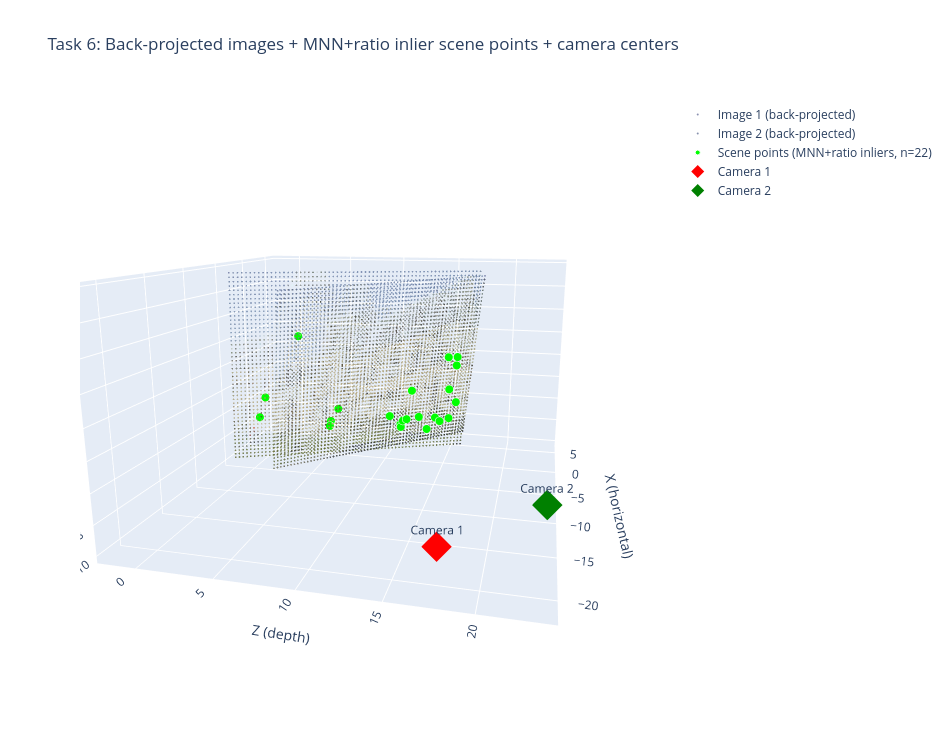

Source (notebook cell):
### Code cell
# ── Task 6e: Interactive 3D visualization — improved inlier scene points ──────
fig6 = go.Figure()

X1_bp6, c1_6 = back_project_image(P1, img1_rgb, points3d_gt, subsample=8)
px, py, pz = w2p(X1_bp6)
fig6.add_trace(go.Scatter3d(x=px, y=py, z=pz, mode='markers',
    marker=dict(size=1, color=c1_6, opacity=0.7),
    name='Image 1 (back-projected)'))

X2_bp6, c2_6 = back_project_image(P2, img2_rgb, points3d_gt, subsample=8)
px, py, pz = w2p(X2_bp6)
fig6.add_trace(go.Scatter3d(x=px, y=py, z=pz, mode='markers',
    marker=dict(size=1, color=c2_6, opacity=0.7),
    name='Image 2 (back-projected)'))

px, py, pz = w2p(points3d_in6)
fig6.add_trace(go.Scatter3d(x=px, y=py, z=pz, mode='markers',
    marker=dict(size=5, color='lime', opacity=1.0, line=dict(width=1, color='white')),
    name=f'Scene points (MNN+ratio inliers, n={len(points3d_in6)})'))

px, py, pz = w2p(C1)
fig6.add_trace(go.Scatter3d(x=[px[0]], y=[py[0]], z=[pz[0]],
    mode='markers+text', marker=dict(size=10, color='red', symbol='diamond'),
    text=['Camera 1'], textposition='top center', name='Camera 1'))

px, py, pz = w2p(C2)
fig6.add_trace(go.Scatter3d(x=[px[0]], y=[py[0]], z=[pz[0]],
    mode='markers+text', marker=dict(size=10, color='green', symbol='diamond'),
    text=['Camera 2'], textposition='top center', name='Camera 2'))

fig6.update_layout(
    title='Task 6: Back-projected images + MNN+ratio inlier scene points + camera centers',
    scene=dict(
        xaxis_title='X (horizontal)',
        yaxis_title='Y (vertical)',
        zaxis_title='Z (depth)',
        aspectmode='data',
        camera=dict(
            up=dict(x=0, y=1, z=0),
            eye=dict(x=-2.0, y=0.5, z=0.5)
        )
    ),
    width=950, height=750
)
fig6.show()

### Figure 1 — Plotly figure (JSON) as saved in the notebook; plotly's stock layout.template omitted (floating-point values rounded to 4 significant figures; data arrays with more than 128 entries replaced by an {"elided": "..."} marker saying what was removed)
{"data": [{"marker": {"color": {"elided": "3072 str values"}, "opacity": 0.7, "size": 1}, "mode": "markers", "name": "Image 1 (back-projected)", "type": "scatter3d", "x": {"elided": "3072 float values"}, "y": {"elided": "3072 float values"}, "z": {"elided": "3072 float values"}}, {"marker": {"color": {"elided": "3072 str values"}, "opacity": 0.7, "size": 1}, "mode": "markers", "name": "Image 2 (back-projected)", "type": "scatter3d", "x": {"elided": "3072 float values"}, "y": {"elided": "3072 float values"}, "z": {"elided": "3072 float values"}}, {"marker": {"color": "lime", "line": {"color": "white", "width": 1}, "opacity": 1, "size": 5}, "mode": "markers", "name": "Scene points (MNN+ratio inliers, n=22)", "type": "scatter3d", "x": [-0.2815, -0.1949, -0.4412, -0.296, -0.3357, -0.416, -0.3127, -0.3352, -0.3205, -0.4739, -0.3062, -0.445, -0.4648, -0.322, -0.4147, -0.3078, -0.3343, -0.4162, -0.3853, -0.3654, -0.6286, -0.563], "y": [-1.206, -1.274, -0.02581, -1.901, -3.923, -4.202, -4.975, -5.636, -6.378, -6.178, -6.412, -6.415, -6.513, -6.692, -6.696, -6.879, -7.197, -7.328, -7.421, -7.441, -7.403, -7.737], "z": [16.01, 15.27, 2.437, 15.95, 15.4, 12.31, 15.97, -0.8069, 15.41, 5.928, 14.27, 12.93, 10.45, 14.66, 11.89, 11.55, 11.35, 5.234, 11.39, 13.6, -1.273, 5.183]}, {"marker": {"color": "red", "size": 10, "symbol": "diamond"}, "mode": "markers+text", "name": "Camera 1", "text": ["Camera 1"], "textposition": "top center", "type": "scatter3d", "x": [-21.52], "y": [-7.289], "z": [17.74]}, {"marker": {"color": "green", "size": 10, "symbol": "diamond"}, "mode": "markers+text", "name": "Camera 2", "text": ["Camera 2"], "textposition": "top center", "type": "scatter3d", "x": [-15.39], "y": [-6.894], "z": [23.41]}], "layout": {"height": 750, "scene": {"aspectmode": "data", "camera": {"eye": {"x": -2, "y": 0.5, "z": 0.5}, "up": {"x": 0, "y": 1, "z": 0}}, "xaxis": {"title": {"text": "X (horizontal)"}}, "yaxis": {"title": {"text": "Y (vertical)"}}, "zaxis": {"title": {"text": "Z (depth)"}}}, "title": {"text": "Task 6: Back-projected images + MNN+ratio inlier scene points + camera centers"}, "width": 950}}
